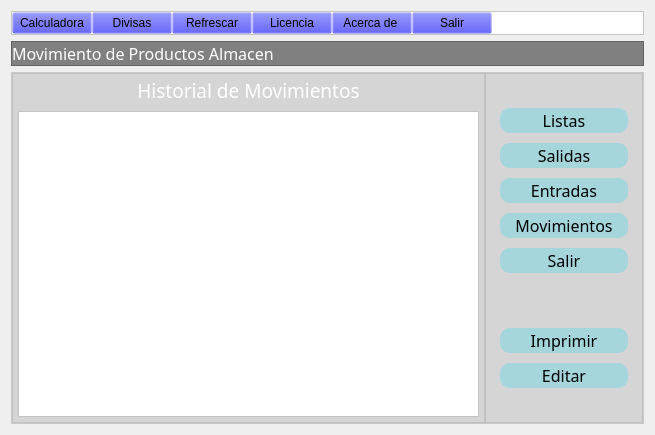
               <widget class="QWidget" name="Movimientos">
                <layout class="QVBoxLayout" name="verticalLayout_17" stretch="1,1,22">
                 <item>
                  <widget class="QFrame" name="Menu4">
                   <property name="styleSheet">
                    <string notr="true">QFrame{
background-color:white;
}

QPushButton{
background-color:#000000ff;
}

QPushButton:hover{
background-color:gray;
color:white;
}</string>
                   </property>
                   <property name="frameShape">
                    <enum>QFrame::StyledPanel</enum>
                   </property>
                   <property name="frameShadow">
                    <enum>QFrame::Raised</enum>
                   </property>
                   <layout class="QHBoxLayout" name="horizontalLayout_17">
                    <property name="spacing">
                     <number>0</number>
                    </property>
                    <property name="leftMargin">
                     <number>0</number>
                    </property>
                    <property name="topMargin">
                     <number>0</number>
                    </property>
                    <property name="rightMargin">
                     <number>0</number>
                    </property>
                    <property name="bottomMargin">
                     <number>0</number>
                    </property>
                    <item>
                     <widget class="QPushButton" name="Calculadora_4">
                      <property name="text">
                       <string>Calculadora</string>
                      </property>
                     </widget>
                    </item>
                    <item>
                     <widget class="QPushButton" name="Divisa_18">
                      <property name="text">
                       <string>Divisas</string>
                      </property>
                     </widget>
                    </item>
                    <item>
                     <widget class="QPushButton" name="Divisa_19">
                      <property name="text">
                       <string>Refrescar</string>
                      </property>
                     </widget>
                    </item>
                    <item>
                     <widget class="QPushButton" name="Divisa_20">
                      <property name="text">
                       <string>Licencia</string>
                      </property>
                     </widget>
                    </item>
                    <item>
                     <widget class="QPushButton" name="Divisa_17">
                      <property name="text">
                       <string>Acerca de </string>
                      </property>
                     </widget>
                    </item>
                    <item>
                     <widget class="QPushButton" name="Divisa_16">
                      <property name="text">
                       <string>Salir</string>
                      </property>
                     </widget>
                    </item>
                    <item>
                     <spacer name="horizontalSpacer_14">
                      <property name="orientation">
                       <enum>Qt::Horizontal</enum>
                      </property>
                      <property name="sizeHint" stdset="0">
                       <size>
                        <width>151</width>
                        <height>11</height>
                       </size>
                      </property>
                     </spacer>
                    </item>
                   </layout>
                  </widget>
                 </item>
                 <item>
                  <widget class="QFrame" name="Cabezera4">
                   <property name="styleSheet">
                    <string notr="true">QFrame{
background-color:gray;
}

QLabel{
background-color:#000000ff;
color:rgb(255,255,255);
}
</string>
                   </property>
                   <property name="frameShape">
                    <enum>QFrame::StyledPanel</enum>
                   </property>
                   <property name="frameShadow">
                    <enum>QFrame::Raised</enum>
                   </property>
                   <layout class="QHBoxLayout" name="horizontalLayout_16" stretch="1,4,1">
                    <property name="spacing">
                     <number>0</number>
                    </property>
                    <property name="leftMargin">
                     <number>0</number>
                    </property>
                    <property name="topMargin">
                     <number>0</number>
                    </property>
                    <property name="rightMargin">
                     <number>0</number>
                    </property>
                    <property name="bottomMargin">
                     <number>0</number>
                    </property>
                    <item>
                     <widget class="QLabel" name="DESINGLASS_5">
                      <property name="font">
                       <font>
                        <family>Bodoni MT</family>
                        <pointsize>12</pointsize>
                        <weight>50</weight>
                        <italic>false</italic>
                        <bold>false</bold>
                       </font>
                      </property>
                      <property name="text">
                       <string>Movimiento de Productos Almacen</string>
                      </property>
                     </widget>
                    </item>
                    <item>
                     <spacer name="horizontalSpacer_13">
                      <property name="orientation">
                       <enum>Qt::Horizontal</enum>
                      </property>
                      <property name="sizeHint" stdset="0">
                       <size>
                        <width>288</width>
                        <height>20</height>
                       </size>
                      </property>
                     </spacer>
                    </item>
                    <item>
                     <widget class="QLabel" name="Logo_4">
                      <property name="styleSheet">
                       <string notr="true">border-image: url(:/cct/Logo DesinGlass ORIGINAL.png);</string>
                      </property>
                      <property name="text">
                       <string/>
                      </property>
                     </widget>
                    </item>
                   </layout>
                  </widget>
                 </item>
                 <item>
                  <widget class="QFrame" name="Contenido4">
                   <property name="styleSheet">
                    <string notr="true">QFrame{
background-color:rgba(187,187,187,0.3);
}
</string>
                   </property>
                   <property name="frameShape">
                    <enum>QFrame::StyledPanel</enum>
                   </property>
                   <property name="frameShadow">
                    <enum>QFrame::Raised</enum>
                   </property>
                   <layout class="QHBoxLayout" name="horizontalLayout_27" stretch="3,1">
                    <property name="spacing">
                     <number>0</number>
                    </property>
                    <property name="leftMargin">
                     <number>0</number>
                    </property>
                    <property name="topMargin">
                     <number>0</number>
                    </property>
                    <property name="rightMargin">
                     <number>0</number>
                    </property>
                    <property name="bottomMargin">
                     <number>0</number>
                    </property>
                    <item>
                     <widget class="QFrame" name="FramIzquierda">
                      <property name="styleSheet">
                       <string notr="true">
QLabel{
background-color:#000000ff;
color:White;
border:0px solid #14C8DC;
}

QComboBox{
background-color:White;
border:0px;
color:Black;
border-bottom:2px solid rgb(61,61,61);
font: 75 12pt &quot;Times New Roman&quot;;
}

QPushButton{
background-color:#A4D6DC;
border-radius:20px;
color:Black;
}

QPushButton:hover{
background-color:#DCD8A4;
border-radius:20px;
color:Black;
}

QTableWidget{
	background-color:rgb(255,255,255);
	color:rgb(0,0,0);
	gridline-color:rgb(61,61,61);
	font-size:12pt;
	color:#000000;
}

QHeaderView::section{
background-color:#A4D6DC;
border:1px solid rgb(0,0,0);
font-size:12pt;
}

QTableWidgetQTableCornerButton::section{
background-color:rgb(0,0,0);
border:1px solid rgb(0,206,151);
}
</string>
                      </property>
                      <property name="frameShape">
                       <enum>QFrame::StyledPanel</enum>
                      </property>
                      <property name="frameShadow">
                       <enum>QFrame::Raised</enum>
                      </property>
                      <layout class="QVBoxLayout" name="verticalLayout_22" stretch="1,10">
                       <property name="spacing">
                        <number>0</number>
                       </property>
                       <property name="leftMargin">
                        <number>0</number>
                       </property>
                       <property name="topMargin">
                        <number>0</number>
                       </property>
                       <property name="rightMargin">
                        <number>0</number>
                       </property>
                       <property name="bottomMargin">
                        <number>0</number>
                       </property>
                       <item>
                        <layout class="QHBoxLayout" name="horizontalLayout_28" stretch="1,5,1">
                         <property name="spacing">
                          <number>0</number>
                         </property>
                         <item>
                          <spacer name="horizontalSpacer_23">
                           <property name="orientation">
                            <enum>Qt::Horizontal</enum>
                           </property>
                           <property name="sizeHint" stdset="0">
                            <size>
                             <width>40</width>
                             <height>20</height>
                            </size>
                           </property>
                          </spacer>
                         </item>
                         <item>
                          <widget class="QLabel" name="Titulo41">
                           <property name="font">
                            <font>
                             <family>Goudy Old Style</family>
                             <pointsize>14</pointsize>
                            </font>
                           </property>
                           <property name="text">
                            <string>Historial de Movimientos</string>
                           </property>
                           <property name="alignment">
                            <set>Qt::AlignCenter</set>
                           </property>
                          </widget>
                         </item>
                         <item>
                          <spacer name="horizontalSpacer_29">
                           <property name="orientation">
                            <enum>Qt::Horizontal</enum>
                           </property>
                           <property name="sizeHint" stdset="0">
                            <size>
                             <width>40</width>
                             <height>20</height>
                            </size>
                           </property>
                          </spacer>
                         </item>
                        </layout>
                       </item>
                       <item>
                        <layout class="QHBoxLayout" name="horizontalLayout_29" stretch="0,20,0">
                         <property name="spacing">
                          <number>0</number>
                         </property>
                         <property name="topMargin">
                          <number>5</number>
                         </property>
                         <property name="bottomMargin">
                          <number>5</number>
                         </property>
                         <item>
                          <spacer name="horizontalSpacer_30">
                           <property name="orientation">
                            <enum>Qt::Horizontal</enum>
                           </property>
                           <property name="sizeHint" stdset="0">
                            <size>
                             <width>5</width>
                             <height>5</height>
                            </size>
                           </property>
                          </spacer>
                         </item>
                         <item>
                          <widget class="QTableWidget" name="TWHistorial">
                           <property name="cursor" stdset="0">
                            <cursorShape>OpenHandCursor</cursorShape>
                           </property>
                          </widget>
                         </item>
                         <item>
                          <spacer name="horizontalSpacer_31">
                           <property name="orientation">
                            <enum>Qt::Horizontal</enum>
                           </property>
                           <property name="sizeHint" stdset="0">
                            <size>
                             <width>5</width>
                             <height>5</height>
                            </size>
                           </property>
                          </spacer>
                         </item>
                        </layout>
                       </item>
                      </layout>
                     </widget>
                    </item>
                    <item>
                     <widget class="QFrame" name="FrameDerecha">
                      <property name="styleSheet">
                       <string notr="true">
QLabel{
background-color:#000000ff;
color:White;
border:0px solid #14C8DC;
}

QLineEdit{
background-color:White;
border:0px;
color:Black;
border-bottom:2px solid rgb(61,61,61);
font: 75 12pt &quot;Times New Roman&quot;;
}

QPushButton{
background-color:#A4D6DC;
border-radius:10px;
color:Black;
}

QPushButton:hover{
background-color:#DCD8A4;
border-radius:10px;
color:Black;
}
</string>
                      </property>
                      <property name="frameShape">
                       <enum>QFrame::StyledPanel</enum>
                      </property>
                      <property name="frameShadow">
                       <enum>QFrame::Raised</enum>
                      </property>
                      <layout class="QVBoxLayout" name="verticalLayout_25" stretch="1,8,2,5,1">
                       <property name="leftMargin">
                        <number>9</number>
                       </property>
                       <item>
                        <spacer name="verticalSpacer_9">
                         <property name="orientation">
                          <enum>Qt::Vertical</enum>
                         </property>
                         <property name="sizeHint" stdset="0">
                          <size>
                           <width>20</width>
                           <height>24</height>
                          </size>
                         </property>
                        </spacer>
                       </item>
                       <item>
                        <layout class="QHBoxLayout" name="horizontalLayout_30" stretch="0,5,0">
                         <property name="spacing">
                          <number>6</number>
                         </property>
                         <item>
                          <spacer name="horizontalSpacer_32">
                           <property name="orientation">
                            <enum>Qt::Horizontal</enum>
                           </property>
                           <property name="sizeHint" stdset="0">
                            <size>
                             <width>5</width>
                             <height>5</height>
                            </size>
                           </property>
                          </spacer>
                         </item>
                         <item>
                          <layout class="QVBoxLayout" name="verticalLayout_23" stretch="0,0,0,0,0">
                           <property name="spacing">
                            <number>10</number>
                           </property>
                           <property name="bottomMargin">
                            <number>0</number>
                           </property>
                           <item>
                            <widget class="QPushButton" name="BTListas">
                             <property name="minimumSize">
                              <size>
                               <width>0</width>
                               <height>25</height>
                              </size>
                             </property>
                             <property name="font">
                              <font>
                               <family>Goudy Old Style</family>
                               <pointsize>12</pointsize>
                              </font>
                             </property>
                             <property name="cursor">
                              <cursorShape>PointingHandCursor</cursorShape>
                             </property>
                             <property name="text">
                              <string>Listas</string>
                             </property>
                            </widget>
                           </item>
                           <item>
                            <widget class="QPushButton" name="BTSalidas_2">
                             <property name="minimumSize">
                              <size>
                               <width>0</width>
                               <height>25</height>
                              </size>
                             </property>
                             <property name="font">
                              <font>
                               <family>Goudy Old Style</family>
                               <pointsize>12</pointsize>
                              </font>
                             </property>
                             <property name="cursor">
                              <cursorShape>PointingHandCursor</cursorShape>
                             </property>
                             <property name="text">
                              <string>Salidas</string>
                             </property>
                            </widget>
                           </item>
                           <item>
                            <widget class="QPushButton" name="BTEntradas">
                             <property name="minimumSize">
                              <size>
                               <width>0</width>
                               <height>25</height>
                              </size>
                             </property>
                             <property name="font">
                              <font>
                               <family>Goudy Old Style</family>
                               <pointsize>12</pointsize>
                              </font>
                             </property>
                             <property name="cursor">
                              <cursorShape>PointingHandCursor</cursorShape>
                             </property>
                             <property name="text">
                              <string>Entradas</string>
                             </property>
                            </widget>
                           </item>
                           <item>
                            <widget class="QPushButton" name="BTMovimientos">
                             <property name="minimumSize">
                              <size>
                               <width>0</width>
                               <height>25</height>
                              </size>
                             </property>
                             <property name="font">
                              <font>
                               <family>Goudy Old Style</family>
                               <pointsize>12</pointsize>
                              </font>
                             </property>
                             <property name="cursor">
                              <cursorShape>PointingHandCursor</cursorShape>
                             </property>
                             <property name="text">
                              <string>Movimientos</string>
                             </property>
                            </widget>
                           </item>
                           <item>
                            <widget class="QPushButton" name="BTSalir_2">
                             <property name="minimumSize">
                              <size>
                               <width>0</width>
                               <height>25</height>
                              </size>
                             </property>
                             <property name="font">
                              <font>
                               <family>Goudy Old Style</family>
                               <pointsize>12</pointsize>
                              </font>
                             </property>
                             <property name="cursor">
                              <cursorShape>PointingHandCursor</cursorShape>
                             </property>
                             <property name="text">
                              <string>Salir</string>
                             </property>
                            </widget>
                           </item>
                          </layout>
                         </item>
                         <item>
                          <spacer name="horizontalSpacer_33">
                           <property name="orientation">
                            <enum>Qt::Horizontal</enum>
                           </property>
                           <property name="sizeHint" stdset="0">
                            <size>
                             <width>5</width>
                             <height>5</height>
                            </size>
                           </property>
                          </spacer>
                         </item>
                        </layout>
                       </item>
                       <item>
                        <spacer name="verticalSpacer_10">
                         <property name="orientation">
                          <enum>Qt::Vertical</enum>
                         </property>
                         <property name="sizeHint" stdset="0">
                          <size>
                           <width>20</width>
                           <height>51</height>
                          </size>
                         </property>
                        </spacer>
                       </item>
                       <item>
                        <layout class="QHBoxLayout" name="horizontalLayout_31" stretch="0,5,0">
                         <property name="spacing">
                          <number>6</number>
                         </property>
                         <item>
                          <spacer name="horizontalSpacer_35">
                           <property name="orientation">
                            <enum>Qt::Horizontal</enum>
                           </property>
                           <property name="sizeHint" stdset="0">
                            <size>
                             <width>5</width>
                             <height>5</height>
                            </size>
                           </property>
                          </spacer>
                         </item>
                         <item>
                          <layout class="QVBoxLayout" name="verticalLayout_24" stretch="0,0">
                           <property name="spacing">
                            <number>10</number>
                           </property>
                           <item>
                            <widget class="QPushButton" name="BTImprimir">
                             <property name="minimumSize">
                              <size>
                               <width>0</width>
                               <height>25</height>
                              </size>
                             </property>
                             <property name="font">
                              <font>
                               <family>Goudy Old Style</family>
                               <pointsize>12</pointsize>
                              </font>
                             </property>
                             <property name="cursor">
                              <cursorShape>PointingHandCursor</cursorShape>
                             </property>
                             <property name="text">
                              <string>Imprimir</string>
                             </property>
                            </widget>
                           </item>
                           <item>
                            <widget class="QPushButton" name="BTEditar">
                             <property name="minimumSize">
                              <size>
                               <width>0</width>
                               <height>25</height>
                              </size>
                             </property>
                             <property name="font">
                              <font>
                               <family>Goudy Old Style</family>
                               <pointsize>12</pointsize>
                              </font>
                             </property>
                             <property name="cursor">
                              <cursorShape>PointingHandCursor</cursorShape>
                             </property>
                             <property name="text">
                              <string>Editar</string>
                             </property>
                            </widget>
                           </item>
                          </layout>
                         </item>
                         <item>
                          <spacer name="horizontalSpacer_34">
                           <property name="orientation">
                            <enum>Qt::Horizontal</enum>
                           </property>
                           <property name="sizeHint" stdset="0">
                            <size>
                             <width>5</width>
                             <height>5</height>
                            </size>
                           </property>
                          </spacer>
                         </item>
                        </layout>
                       </item>
                       <item>
                        <spacer name="verticalSpacer_11">
                         <property name="orientation">
                          <enum>Qt::Vertical</enum>
                         </property>
                         <property name="sizeHint" stdset="0">
                          <size>
                           <width>20</width>
                           <height>24</height>
                          </size>
                         </property>
                        </spacer>
                       </item>
                      </layout>
                     </widget>
                    </item>
                   </layout>
                  </widget>
                 </item>
                </layout>
               </widget>
